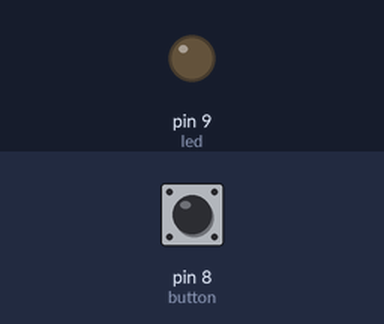
Simulated run of this program. Board: MicroPython board. On the bench: output pins drawn as LEDs (lit = HIGH). Inputs (shaded band) come from the test bench; at power-on: pin 8 (button) HIGH.

Above: at 1.2 s.
1.3 s: pin 8 (button) pulled LOW for 0.15 s
At 1.37 s:
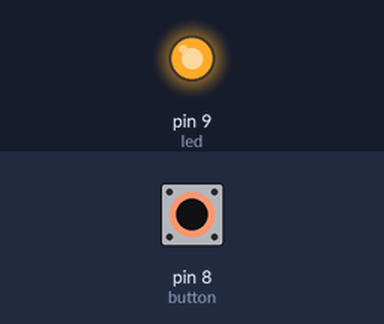
2.9 s: pin 8 (button) pulled LOW for 3.2 s
At 6.8 s:
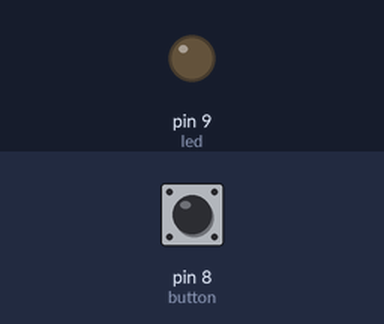
Timing chart, 0 to 8.3 s (numbered marks = the images above; inputs shaded):
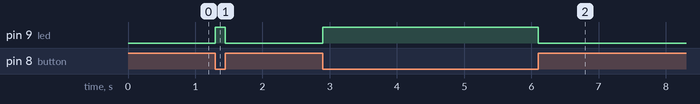

Measured:
- after the input at 1.3 s, pin 9 (led): LOW → HIGH at once, → LOW 0.15 s later
- after the input at 2.9 s, pin 9 (led): LOW → HIGH at once, → LOW 3.2 s later

The program:

io3.py
```python
# (licence header left out)
from machine import Pin
import time
led = Pin('P9', mode = Pin.OUT) # pin 9 as output
button = Pin('P8', mode = Pin.IN) # pin 8 as input

while True:
    if(button() == 0):  # state change condition
        led.value(1)  #true, led on
    else:
        led.value(0) # false, led off
```
